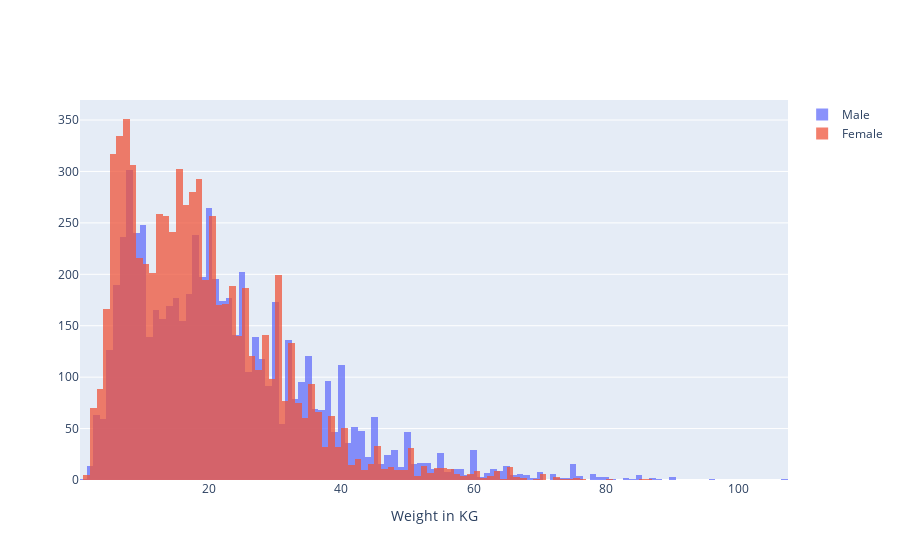

The cell this chart's notebook holds for it:
### Code cell
fig = go.Figure()
fig.add_trace(go.Histogram(x=dogs.query('sex == "male"')['weight_kg'], name='Male', hovertext=dogs.query('sex == "male"')['dog.id']))
fig.add_trace(go.Histogram(x=dogs.query('sex == "female"')['weight_kg'], name='Female',  hovertext=dogs.query('sex == "female"')['dog.id']))

# Overlay both histograms
fig.update_layout(barmode='overlay', xaxis_title='Weight in KG')
# Reduce opacity to see both histograms
fig.update_traces(opacity=0.75)
fig.show()

### Figure 1 — Plotly figure (JSON) as saved in the notebook; plotly's stock layout.template omitted (floating-point values rounded to 4 significant figures; data arrays with more than 128 entries replaced by an {"elided": "..."} marker saying what was removed)
{"data": [{"hovertext": {"elided": "7237 float values"}, "name": "Male", "opacity": 0.75, "type": "histogram", "x": {"elided": "7237 float values"}}, {"hovertext": {"elided": "8134 float values"}, "name": "Female", "opacity": 0.75, "type": "histogram", "x": {"elided": "8134 float values"}}], "layout": {"barmode": "overlay", "xaxis": {"title": {"text": "Weight in KG"}}}}
